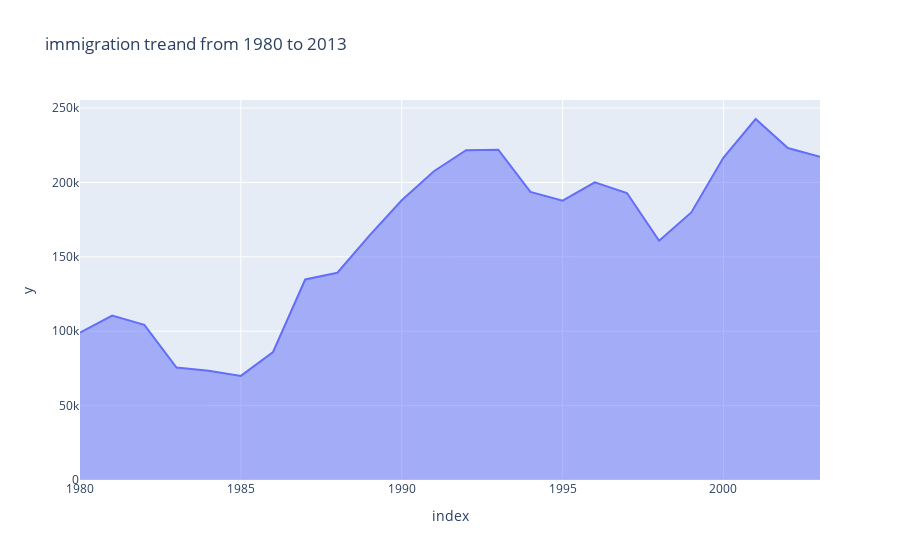

Write notebook code for a chart like this one.
### Code cell
year_sum=df[years].sum()
px.area(year_sum, x = year_sum.index,y=year_sum.values,
        title='immigration treand from 1980 to 2013')

### Figure 1 — Plotly figure (JSON) as saved in the notebook; plotly's stock layout.template omitted (floating-point values rounded to 4 significant figures)
{"data": [{"fillpattern": {"shape": ""}, "hovertemplate": "index=%{x}<br>y=%{y}<extra></extra>", "legendgroup": "", "line": {"color": "#636efa"}, "marker": {"symbol": "circle"}, "mode": "lines", "name": "", "orientation": "v", "showlegend": false, "stackgroup": "1", "type": "scatter", "x": [1980, 1981, 1982, 1983, 1984, 1985, 1986, 1987, 1988, 1989, 1990, 1991, 1992, 1993, 1994, 1995, 1996, 1997, 1998, 1999, 2000, 2001, 2002, 2003], "xaxis": "x", "y": [99137, 110563, 104271, 75550, 73417, 69978, 86048, 134771, 139306, 164432, 188054, 207509, 221687, 222049, 193665, 187712, 200085, 192885, 160727, 179818, 216712, 242643, 223111, 217297], "yaxis": "y"}], "layout": {"legend": {"tracegroupgap": 0}, "title": {"text": "immigration treand from 1980 to 2013"}, "xaxis": {"anchor": "y", "domain": [0, 1], "title": {"text": "index"}}, "yaxis": {"anchor": "x", "domain": [0, 1], "title": {"text": "y"}}}}
